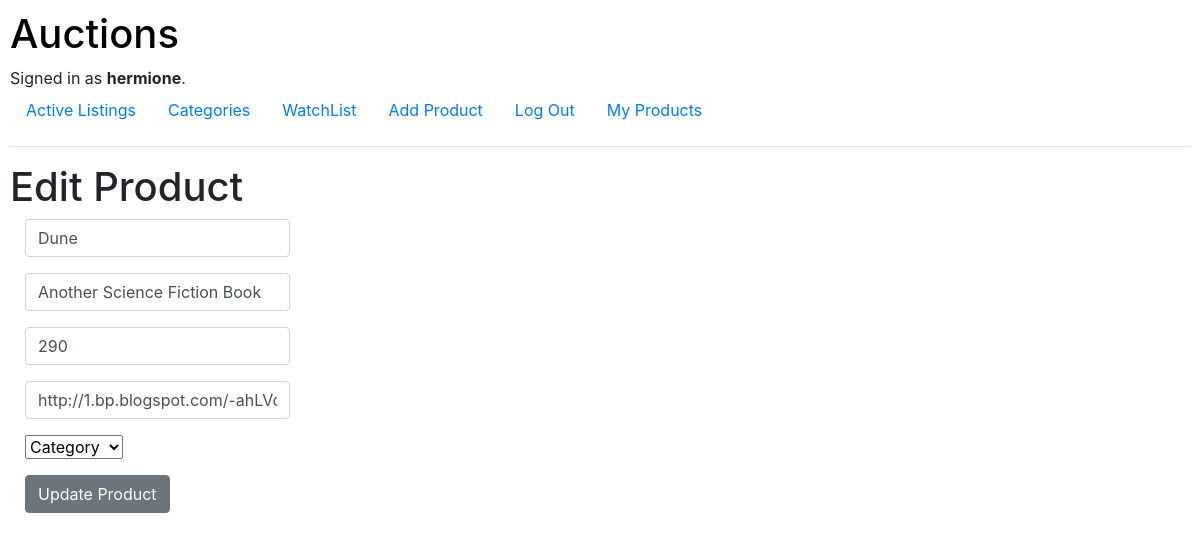
The page /edit_product/9 (signed in) on the database as committed earlier.
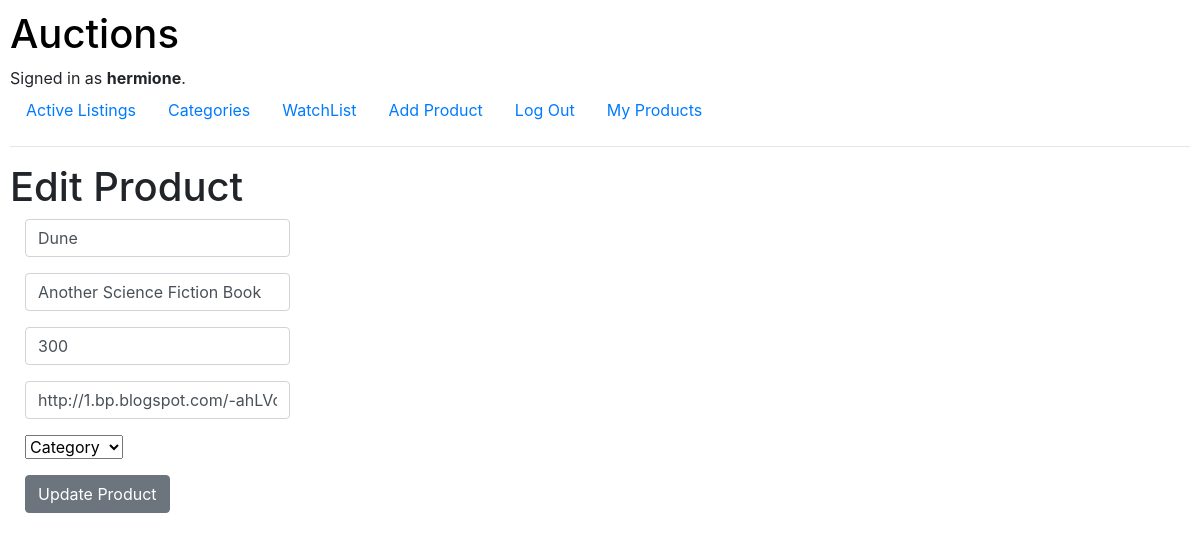
The same page on the database as committed later.
### auctions/models.py (models this page shows, shortened)
class User(AbstractUser):
     pass

class Product(models.Model):
    name = models.CharField(max_length=64)
    description = models.CharField(max_length=64)
    price = models.IntegerField()
    image = models.CharField(max_length=64)
    image_url = models.CharField(max_length=300)
    category = models.CharField(max_length=64)
    creator = models.CharField(max_length=64)
    is_active = models.BooleanField(default=True)
    winner = models.CharField(max_length=64, default="admin")
    users = models.ManyToManyField(User, blank=True, related_name="products")

### auctions/views.py (the view, shortened to what this page needs)
# urls.py: path("edit_product/<int:product_id>", views.edit_product, name="edit_product"),
def edit_product(request, product_id):
    if request.method == 'GET':
        product = Product.objects.get(pk=product_id)
        return render(request, 'auctions/edit_product.html', {
            'product' : product
        })

### auctions/templates/auctions/edit_product.html (shortened to what this page needs)
{% extends 'auctions/layout.html' %}
{% block body %}
  <h1>Edit Product </h1>
  <form action="{% url 'edit_product' product.id %}" method="post" class="col-lg-3 col-sm-6 mb-3">
    <div class="form-group">
      <input name="product_name" type="text" placeholder="Product Name"
             class="form-control" value="{{ product.name }}" >
    </div>
    <div class="form-group">
      <input name="description" type="text" placeholder="Description"
             class="form-control" value="{{ product.description}}" >
    </div>
    <div class="form-group">
      <input name="price" placeholder="Price" type="number"
             class="form-control" value="{{ product.price }}">
    </div>
    <div class="form-group">
      <input name="image_url" type="text" placeholder="Image_url"
             class="form-control" value="{{ product.image_url }}">
    </div>
    <div class="form-group">
      <select name="category" required>
        <option value="" disabled selected>Category</option>
      </select>
    </div>
    <button class="btn btn-secondary">Update Product</button>
  </form>
{% endblock %}

### auctions/templates/auctions/layout.html (shortened to what this page needs)
{% load static %}
<!DOCTYPE html>
<html lang="en">
    <head>
        <link rel="stylesheet" href="https://stackpath.bootstrapcdn.com/bootstrap/4.4.1/css/bootstrap.min.css">
        <link href="{% static 'auctions/styles.css' %}" rel="stylesheet">
    </head>
    <body>
        <a href="/" style="text-decoration: none; color: black;">
            <h1>Auctions</h1>
        </a>
        <div>
            {% if user.is_authenticated %}
                Signed in as <strong>{{ request.user.username }}</strong>.
            {% else %}
                Not signed in.
            {% endif %}
        </div>
        <ul class="nav">
            <li class="nav-item">
                <a class="nav-link" href="{% url 'index' %}">Active Listings</a>
            </li>
            <li class="nav-item">
                <a class="nav-link" href="">Categories</a>
            </li>
            {% if user.is_authenticated %}
                <li class="nav-item">
                    <a class="nav-link" href="{% url 'show_watchlist' %}">WatchList
                    </a>
                </li>
                <li class="nav-item" >
                   <a class="nav-link" href="{% url 'add_product' %}">Add Product</a>
                </li>
                <li class="nav-item">
                    <a class="nav-link" href="{% url 'logout' %}">Log Out</a>
                </li>
                <li class="nav-item">
                    <a class="nav-link" href="{% url 'show_profile' user.username %}">My Products</a>
                </li>
            {% endif %}
        </ul>
        <hr>
        {% block body %}
        {% endblock %}
    </body>
</html>

### auctions/static/auctions/styles.css (style rules this page uses)
body { padding: 10px; }

Rows that differ between the two databases and show on the page:
changed Product "Dune": price "290" → "300"
